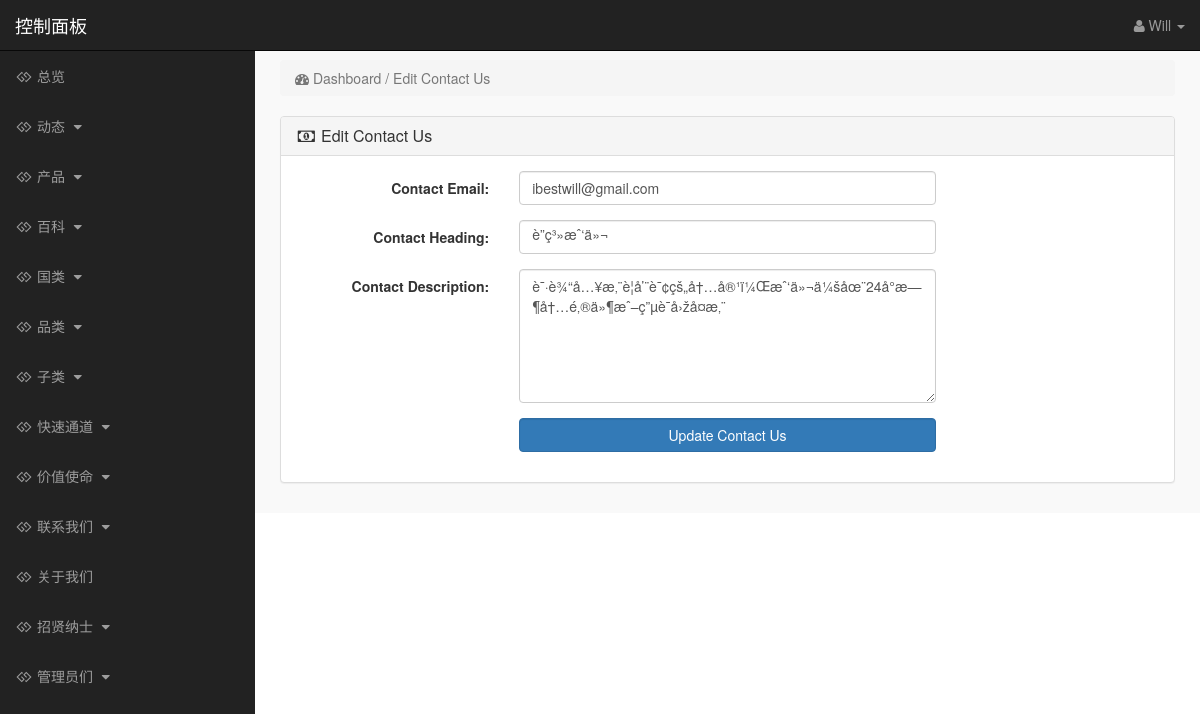
Screenshot of /admin_area/index.php?edit_contact_us (signed in) with the database file from the repository.
### tables this page shows
CREATE TABLE `contact_us` (
  `contact_id` int(10) NOT NULL,
  `contact_email` text NOT NULL,
  `contact_heading` text NOT NULL,
  `contact_desc` text NOT NULL
);

### admin_area/edit_contact_us.php (the view, shortened to what this page needs)
<?php
if(!isset($_SESSION['admin_email'])){
echo "<script>window.open('login.php','_self')</script>";
}
else {
?>
<?php
$get_conatct_us = "select * from contact_us";
$run_contact_us = mysqli_query($con,$get_conatct_us);
$row_contact_us = mysqli_fetch_array($run_contact_us);
$contact_email = $row_contact_us['contact_email'];
$contact_heading = $row_contact_us['contact_heading'];
$contact_desc = $row_contact_us['contact_desc'];
?>
<div class="row" >
<div class="col-lg-12" >
<ol class="breadcrumb">
<li class="active">
<i class="fa fa-dashboard" ></i> Dashboard / Edit Contact Us
</li>
</ol>
</div>
</div>
<div class="row">
<div class="col-lg-12">
<div class="panel panel-default">
<div class="panel-heading">
<h3 class="panel-title">
<i class="fa fa-money fa-fw"></i> Edit Contact Us
</h3>
</div>
<div class="panel-body">
<form class="form-horizontal" action="" method="post">
<div class="form-group">
<label class="col-md-3 control-label"> Contact Email: </label>
<div class="col-md-6">
<input type="text" name="contact_email" class="form-control" value="<?php echo $contact_email; ?>">
</div>
</div>
<div class="form-group">
<label class="col-md-3 control-label"> Contact Heading: </label>
<div class="col-md-6">
<input type="text" name="contact_heading" class="form-control" value="<?php echo $contact_heading; ?>">
</div>
</div>
<div class="form-group">
<label class="col-md-3 control-label"> Contact Description: </label>
<div class="col-md-6">
<textarea name="contact_desc" class="form-control" rows="6" cols="19">
<?php echo $contact_desc; ?>
</textarea>
</div>
</div>
<div class="form-group">
<label class="col-md-3 control-label"> </label>
<div class="col-md-6">
<input type="submit" name="submit" class="btn btn-primary form-control" value=" Update Contact Us ">
</div>
</div>
</form>
</div>
</div>
</div>
</div>
<?php } ?>

### admin_area/includes/sidebar.php (shortened to what this page needs)
<?php
if (!isset($_SESSION['admin_email'])) {
    echo "<script>window.open('login.php','_self')</script>";
} else {
    ?>
    <nav class="navbar navbar-inverse navbar-fixed-top">
        <div class="navbar-header">
            <a class="navbar-brand" href="index.php?dashboard">控制面板</a>
        </div>
        <ul class="nav navbar-right top-nav">
            <li class="dropdown">
                <a href="#" class="dropdown-toggle" data-toggle="dropdown">
                    <i class="fa fa-user"></i>
                    <?php echo $admin_name; ?> <b class="caret"></b>
                </a>
            </li>
        </ul>
        <div class="collapse navbar-collapse navbar-ex1-collapse">
            <ul class="nav navbar-nav side-nav">
                <li>
                    <a href="index.php?dashboard">
                        <i class="fa fa-fw fa-gg"></i> 总览
                    </a>
                </li>
                <li>
                    <a href="#" data-toggle="collapse" data-target="#posts">
                        <i class="fa fa-fw fa-gg"></i> 动态
                        <i class="fa fa-fw fa-caret-down"></i>
                    </a>
                </li>
                <li>
                    <a href="#" data-toggle="collapse" data-target="#products">
                        <i class="fa fa-fw fa-gg"></i> 产品
                        <i class="fa fa-fw fa-caret-down"></i>
                    </a>
                </li>
                <li>
                    <a href="#" data-toggle="collapse" data-target="#wiki">
                        <i class="fa fa-fw fa-gg"></i> 百科
                        <i class="fa fa-fw fa-caret-down"></i>
                    </a>
                </li>
                <li>
                    <a href="#" data-toggle="collapse" data-target="#manufacturers">
                        <i class="fa fa-fw fa-gg"></i> 国类
                        <i class="fa fa-fw fa-caret-down"></i>
                    </a>
                </li>
                <li>
                    <a href="#" data-toggle="collapse" data-target="#p_cat">
                        <i class="fa fa-fw fa-gg"></i> 品类
                        <i class="fa fa-fw fa-caret-down"></i>
                    </a>
                </li>
                <li>
                    <a href="#" data-toggle="collapse" data-target="#cat">
                        <i class="fa fa-fw fa-gg"></i> 子类
                        <i class="fa fa-fw fa-caret-down"></i>
                    </a>
                </li>
                <li>
                    <a href="#" data-toggle="collapse" data-target="#express_entry">
                        <i class="fa fa-fw fa-gg"></i> 快速通道
                        <i class="fa fa-fw fa-caret-down"></i>
                    </a>
                </li>
                <li>
                    <a href="#" data-toggle="collapse" data-target="#services">
                        <i class="fa fa-fw fa-gg"></i> 价值使命
                        <i class="fa fa-fw fa-caret-down"></i>
                    </a>
                </li>
                <li>
                    <a href="#" data-toggle="collapse" data-target="#contact_us">
                        <i class="fa fa-fw fa-gg"> </i> 联系我们
                        <i class="fa fa-fw fa-caret-down"></i>
                    </a>
                </li>
                <li>
                    <a href="index.php?edit_about_us">
                        <i class="fa fa-fw fa-gg"></i> 关于我们
                    </a>
                </li>
                <li>
                    <a href="#" data-toggle="collapse" data-target="#terms">
                        <i class="fa fa-fw fa-gg"></i> 招贤纳士
                        <i class="fa fa-fw fa-caret-down"></i>
                    </a>
                </li>
                <li>
                    <a href="#" data-toggle="collapse" data-target="#users">
                        <i class="fa fa-fw fa-gg"></i> 管理员们
                        <i class="fa fa-fw fa-caret-down"></i>
                    </a>
                </li>
            </ul>
        </div>
    </nav>
<?php } ?>

### admin_area/css/style.css (style rules this page uses)
body { margin-top:100px; }
@media (min-width: 768px) { body { margin-top:50px; } }
.top-nav { padding:0 15px; }
.top-nav>li { display:inline-block; float:left; }
.top-nav>li>a { padding-top:15px; padding-bottom:15px; line-height:20px; color:#999; }
@media (min-width: 768px) { .side-nav { position:fixed; top:51px; width:255px; border-radius:0; overflow-y:auto; background-color: #222; bottom:0; overflow-x:hidden; padding-bottom:40px; } }
@media (min-width: 768px) { .side-nav>li>a { width:255px; } }
.panel-body { border-radius:5px; }

### rows the page displays
contact_us: contact_email "ibestwill@gmail.com", contact_heading "è”ç³»æˆ‘ä»¬", contact_desc "è¯·è¾“å…¥æ‚¨è¦å’¨è¯¢çš„å†…å®¹ï¼Œæˆ‘ä»¬ä¼šåœ¨24å°æ—¶å†…é‚®ä»¶æˆ–ç”µè¯å›žå¤æ‚¨"

### other values shown
$admin_name "Will"
